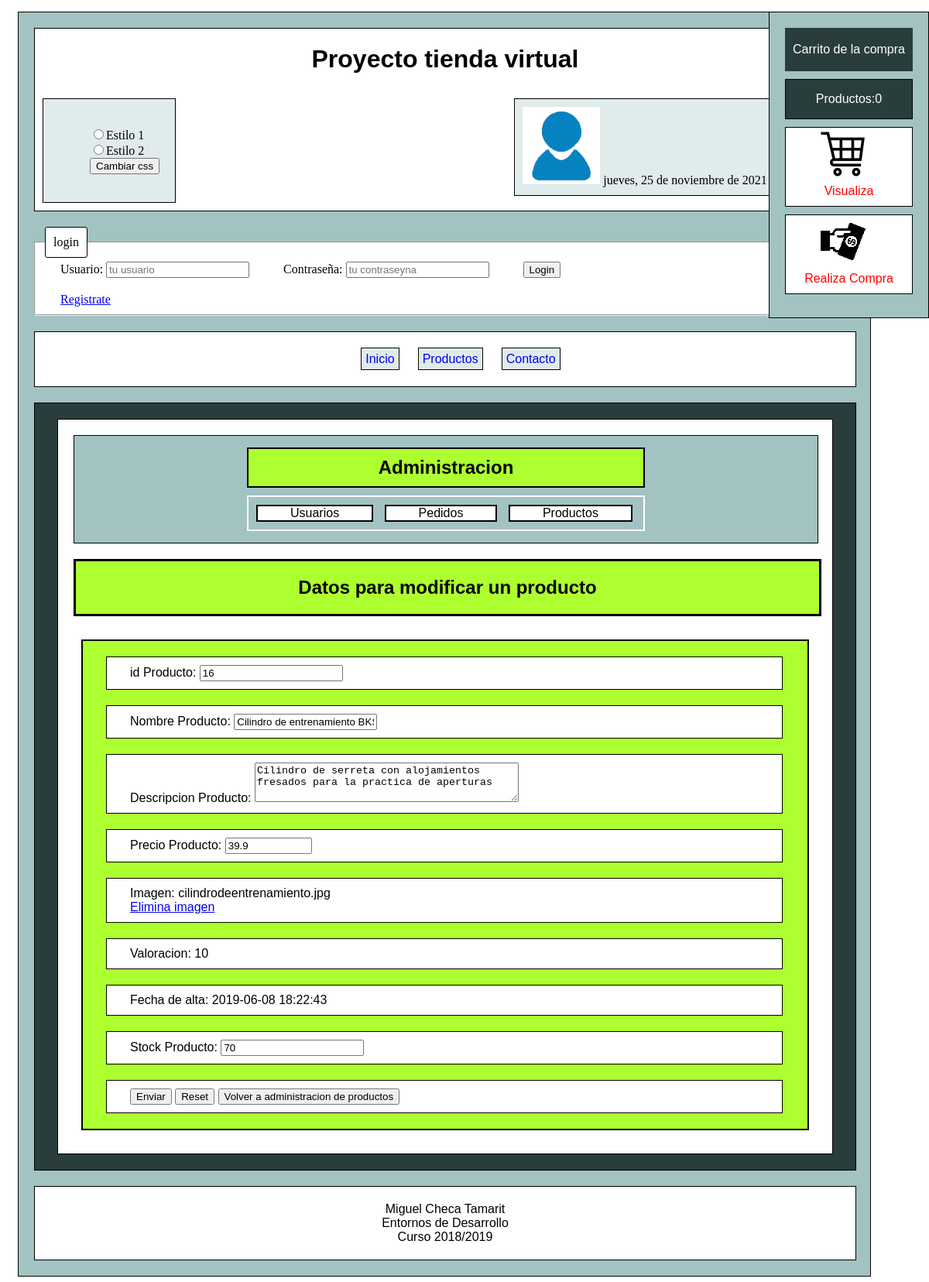
Page /proyectoEntornos/index.php?contenidoAdministracion=modificar&estilo=1&id=16 (signed in) on the committed database.
### tables this page shows
CREATE TABLE `PRODUCTOS` (
  `id` int(100) NOT NULL,
  `nombre_producto` varchar(30) NOT NULL,
  `descripcion_producto` text,
  `precio` float NOT NULL,
  `imagen` varchar(300) DEFAULT NULL,
  `valoracion` int(11) DEFAULT '0',
  `fecha_registro` timestamp NOT NULL DEFAULT CURRENT_TIMESTAMP ON UPDATE CURRENT_TIMESTAMP,
  `stock` int(11) NOT NULL DEFAULT '30'
);

### proyectoEntornos/include/editaProducto.php (the view, shortened to what this page needs)
<?php
include("conexion.php");
isset($_GET['estilo'])?$opcion=$_GET['estilo']:$opcion='1';
isset($_GET['id'])?$identificador=$_GET['id']:$identificador="";
$sql="SELECT * FROM PRODUCTOS WHERE id=".$identificador;
$resultado = $conexion->query($sql);
$row = mysqli_fetch_assoc($resultado);
$imagen=$row['imagen'];
$nombre=$row["nombre_producto"];
$precio= $row["precio"];
$descripcion= $row["descripcion_producto"];
$stock= $row["stock"];
$fechaAlta= $row['fecha_registro'];
$valoracion=$row['valoracion'];
?>
<div id="administracionproductos"><h2>Datos para modificar un producto</h2></div>
<form  action="./include/procesaActualizaProducto.php" id="formInsertar" method="post" enctype="multipart/form-data">
        <div>
            <label>id Producto: </label>
            <input name="id" value="<?php echo $identificador; ?>" readonly/>
        </div>
        <div>
            <label>Nombre Producto: </label>
            <input type="text" name="nombre"  required="Campo obligatorio" value="<?php echo $nombre; ?>"/>
        </div>
        <div>
            <label>Descripcion Producto: </label>
            <textarea name="descripcion" cols="40" rows="3"><?php echo $descripcion;?></textarea>
        </div>
        <div>
            <label>Precio Producto: </label>
            <input type="number" name="precio" required="Campo obligatorio" min="0" max="100000" step="0.01" value="<?php echo $precio; ?>" />
        </div>
        <div>
            <?php
                if(is_null($imagen)){
                    echo ' <span>Elije una imagen: </span><input type="file" name="imagen" id="fichero" />';
                }else{
                    echo '<label>Imagen: </label><span>'.$imagen.'</span><br><a href="./include/eliminaImagenProducto.php?id='.$identificador.'&estilo='.$opcion.'">Elimina imagen</a>';
                }
            ?>
        </div>
        <div>
            <label>Valoracion: </label>
            <span><?php echo $valoracion; ?></span>
        </div>
        <div>
            <label>Fecha de alta: </label>
            <span><?php echo $fechaAlta; ?></span>
        </div>
        <div>
            <label>Stock Producto: </label>
            <input type="number" name="stock"  required="Campo obligatorio"value="<?php echo $stock; ?>"/>
        </div>
        <div>
           <input class="submit" type="submit" name="enviar" value="Enviar"></input>
           <input class="submit" type="reset" name="reset" value="Reset"></input>
           <input class="submit" type="submit" name="volver" value="Volver a administracion de productos"></input>
        </div>
    </form>

### proyectoEntornos/estilos/estilo1.css (style rules this page uses)
body { background-color:#ffffff; }
#contenedorphp div { font-family:Arial; width:960px; margin:20px; background-color:#ffffff; border: 1px solid #000000; }
div#administracionproductos { background-color:greenyellow; border: 3px solid black; }
div#administracionproductos h2 { display:block; text-align:center; }
form#formInsertar { display:block; background-color: greenyellow; margin:30px; border: 2.5px solid black; }
form#formInsertar div { display:block; width:90%; margin-left: 30px; padding: 10px 0px 10px 30px; }

### rows in the picture
productos: nombre "Cilindro de entrenamiento BKS", descripcion "Cilindro de serreta con alojamientos fresados para la practica de aperturas", precio "39.9", imagen "cilindrodeentrenamiento.jpg", valoracion "10", fecha_registro "2019-06-08 18:22:43"

### other values in the picture
$contador "0"
